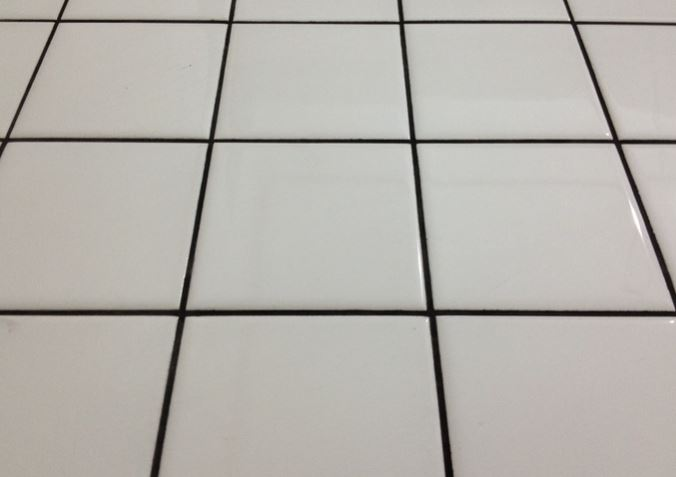
#> input picture tiles1.JPG, 676 x 477 px, found by its file name
$ python robolin.py
#> lines starting #> are read from the running program, lines starting #| are printed output that depends on the picture; after the words box and inside, x2 and y2 are one past the last pixel; in counts of white or black regions, pixels touching at a corner belong together
#!/usr/bin/env python
# coding: utf-8

# In[11]:


# Python program to illustrate HoughLine
# method for line detection
import cv2
import numpy as np
import os
os.chdir("D:\\RIYA\\college stuff\\3rd year\\5th sem\\EE604")


# In[12]:


img = input('Enter the tile number for which lines to be detected: ')
#> the answer given: tiles1.JPG
arr = img.split('.')
print(arr)


# In[13]:


if arr[0]=='tiles1':
    #tile1
    img = cv2.imread('tiles1.jpg')
#> img is the input picture: shape (477, 676, 3); mean B, G, R 172.8, 178.3, 181.7
    gray = cv2.cvtColor(img,cv2.COLOR_BGR2GRAY)
    t_lower = 50  # Lower Threshold
    t_upper = 150  # Upper threshold
    # Applying the Canny Edge filter
    edge = cv2.Canny(gray, t_lower, t_upper,apertureSize=3)
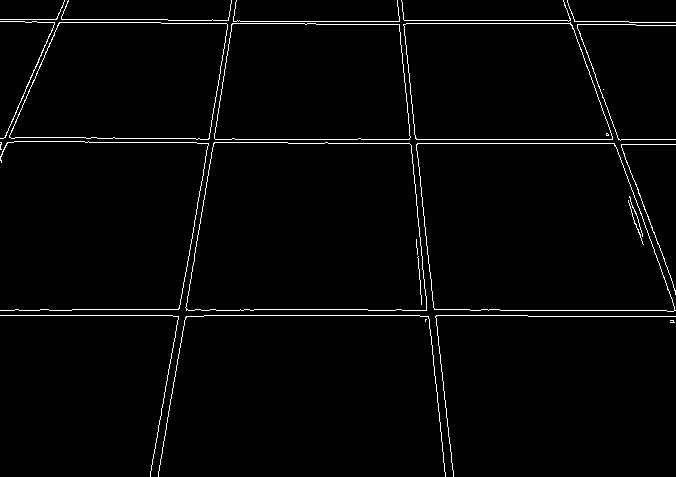
#> edge: shape (477, 676); 2.2% white in thin lines or dots
    cv2.imshow('edge', edge)
    cv2.waitKey(0)
    cv2.destroyAllWindows()

    line = cv2.HoughLines(edge,1,np.pi/180,200)
#> line = [[315, 1.57], [139, 1.57], [310, 1.57], [143, 1.57], [23, 1.57], [-393, 3.04], [230, 0.175], [21, 1.57], [-529, 2.79], [232, 0.157]]
    for l in line:
        r,theta = l[0]
        a = np.cos(theta)
        b = np.sin(theta)
        x0 = a*r
        y0 = b*r
        x1 = int(x0 + 1000*(-b))
        y1 = int(y0 + 1000*(a))
        x2 = int(x0 - 1000*(-b))
        y2 = int(y0 - 1000*(a))
        cv2.line(img,(x1,y1),(x2,y2),(0,0,255),2)
#> this loop made 10 passes
#> (r, theta, a, b, x0, y0, x1, y1) on passes 1 to 10: (315, 1.57, -4.37e-08, 1, -1.38e-05, 315, -1000, 314), (139, 1.57, -4.37e-08, 1, -6.08e-06, 139, -1000, 138), (310, 1.57, -4.37e-08, 1, -1.36e-05, 310, -1000, 309), (143, 1.57, -4.37e-08, 1, -6.25e-06, 143, -1000, 142), (23, 1.57, -4.37e-08, 1, -1.01e-06, 23, -1000, 22), (-393, 3.04, -0.995, 0.105, 390.8, -41.08, 286, -1035), (230, 0.175, 0.985, 0.174, 226.5, 39.94, 52, 1024), (21, 1.57, -4.37e-08, 1, -9.18e-07, 21, -1000, 20), (-529, 2.79, -0.94, 0.342, 497.1, -180.9, 155, -1120), (232, 0.157, 0.988, 0.156, 229.1, 36.29, 72, 1023)
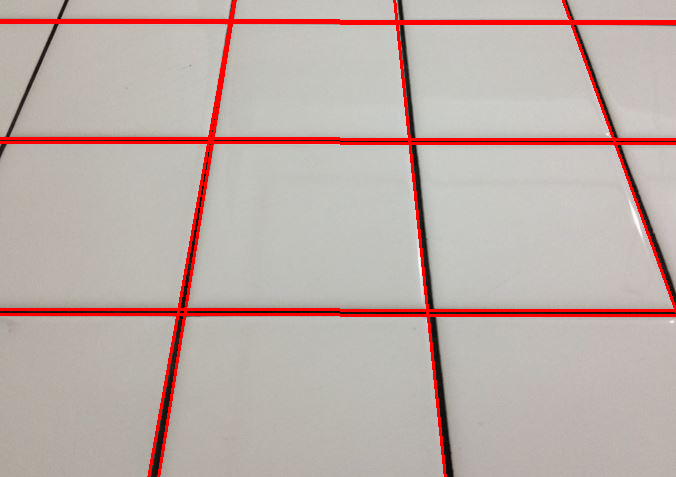
#> img: shape (477, 676, 3); 5.12% of pixels changed, all inside (x1, y1, x2, y2) = (0, 0, 676, 477)
#     cv2.imshow('image',img)
    cv2.imwrite('robolin-tiles1.jpg', img)
    cv2.waitKey(0)
elif arr[0]=='tiles2':
    #tile2
    img = cv2.imread('tiles2.jpg')
    gray = cv2.cvtColor(img,cv2.COLOR_BGR2GRAY)
    Gaussian = cv2.GaussianBlur(gray, (5,5), 0)

    t_lower = 50  # Lower Threshold
    t_upper = 150  # Upper threshold

    # Applying the Canny Edge filter
    edge = cv2.Canny(Gaussian, t_lower, t_upper,apertureSize=3)
    exp = cv2.dilate(edge, np.ones((3,3), np.uint8))
    cv2.imshow('edge', exp)
    cv2.waitKey(0)
    cv2.destroyAllWindows()

    line = cv2.HoughLines(edge,1,np.pi/180,150)
    for l in line:
        r,theta = l[0]
        a = np.cos(theta)
        b = np.sin(theta)
        x0 = a*r
        y0 = b*r
        x1 = int(x0 + 1000*(-b))
        y1 = int(y0 + 1000*(a))
        x2 = int(x0 - 1000*(-b))
        y2 = int(y0 - 1000*(a))
        cv2.line(img,(x1,y1),(x2,y2),(0,0,255),2)
#     cv2.imshow('image',img)
    cv2.imwrite('robolin-tiles2.jpg', img)
    cv2.waitKey(0)
elif arr[0]=='tiles5.jpg':
    img = cv2.imread('tiles5.jpg')
    gray = cv2.cvtColor(img,cv2.COLOR_BGR2GRAY)
    Gaussian = cv2.GaussianBlur(gray, (3,3), 0)
    t_lower = 50  # Lower Threshold
    t_upper = 150  # Upper threshold

        # Applying the Canny Edge filter
    edge = cv2.Canny(Gaussian, t_lower, t_upper,apertureSize=3)
    exp = cv2.dilate(edge, np.ones((3,3), np.uint8))
    cv2.imshow('edge', exp)
    cv2.waitKey(0)
    cv2.destroyAllWindows()

    line = cv2.HoughLinesP(exp,1,np.pi/180,100,minLineLength=100,maxLineGap=10)
    for l in line:
        x1,y1,x2,y2 = l[0]
        cv2.line(img,(x1,y1),(x2,y2),(0,0,255),2)
    cv2.imshow('image',img)
    cv2.imwrite('robolin-tiles5.jpg', img)
    cv2.waitKey(0)
elif arr[0]=='tiles8':
    img = cv2.imread('tiles8.jpg')
    gray = cv2.cvtColor(img,cv2.COLOR_BGR2GRAY)
    t_lower = 50  # Lower Threshold
    t_upper = 150  # Upper threshold

    # Applying the Canny Edge filter
    edge = cv2.Canny(gray, t_lower, t_upper,apertureSize=3)
    cv2.imshow('edge', edge)
    cv2.waitKey(0)
    cv2.destroyAllWindows()
    exp = cv2.dilate(edge, np.ones((5,5), np.uint8))
    line = cv2.HoughLines(exp,1,np.pi/180,300)
    for l in line:
        r,theta = l[0]
        a = np.cos(theta)
        b = np.sin(theta)
        x0 = a*r
        y0 = b*r
        x1 = int(x0 + 1000*(-b))
        y1 = int(y0 + 1000*(a))
        x2 = int(x0 - 1000*(-b))
        y2 = int(y0 - 1000*(a))
        cv2.line(img,(x1,y1),(x2,y2),(0,0,255),2)
    cv2.imshow('image',img)
    cv2.imwrite('robolin-tiles8.jpg', img)
    cv2.waitKey(0)
elif arr[0]=='tiles11':
    img = cv2.imread('tiles11.jpg')
    gray = cv2.cvtColor(img,cv2.COLOR_BGR2GRAY)
    Gaussian = cv2.GaussianBlur(gray, (3,3), 0)
    t_lower = 50  # Lower Threshold
    t_upper = 150  # Upper threshold

    # Applying the Canny Edge filter
    edge = cv2.Canny(Gaussian, t_lower, t_upper,apertureSize=3)
    exp = cv2.dilate(edge, np.ones((3,3), np.uint8))
    cv2.imshow('edge', exp)
    cv2.waitKey(0)
    cv2.destroyAllWindows()

    line = cv2.HoughLinesP(exp,1,np.pi/180,100,minLineLength=100,maxLineGap=10)
    for l in line:
        x1,y1,x2,y2 = l[0]
        cv2.line(img,(x1,y1),(x2,y2),(0,0,255),2)
    cv2.imshow('image',img)
    cv2.imwrite('robolin-tiles11.jpg', img)
    cv2.waitKey(0)


# In[ ]:


# In[ ]:


# In[ ]:


# In[ ]:


# In[ ]:
